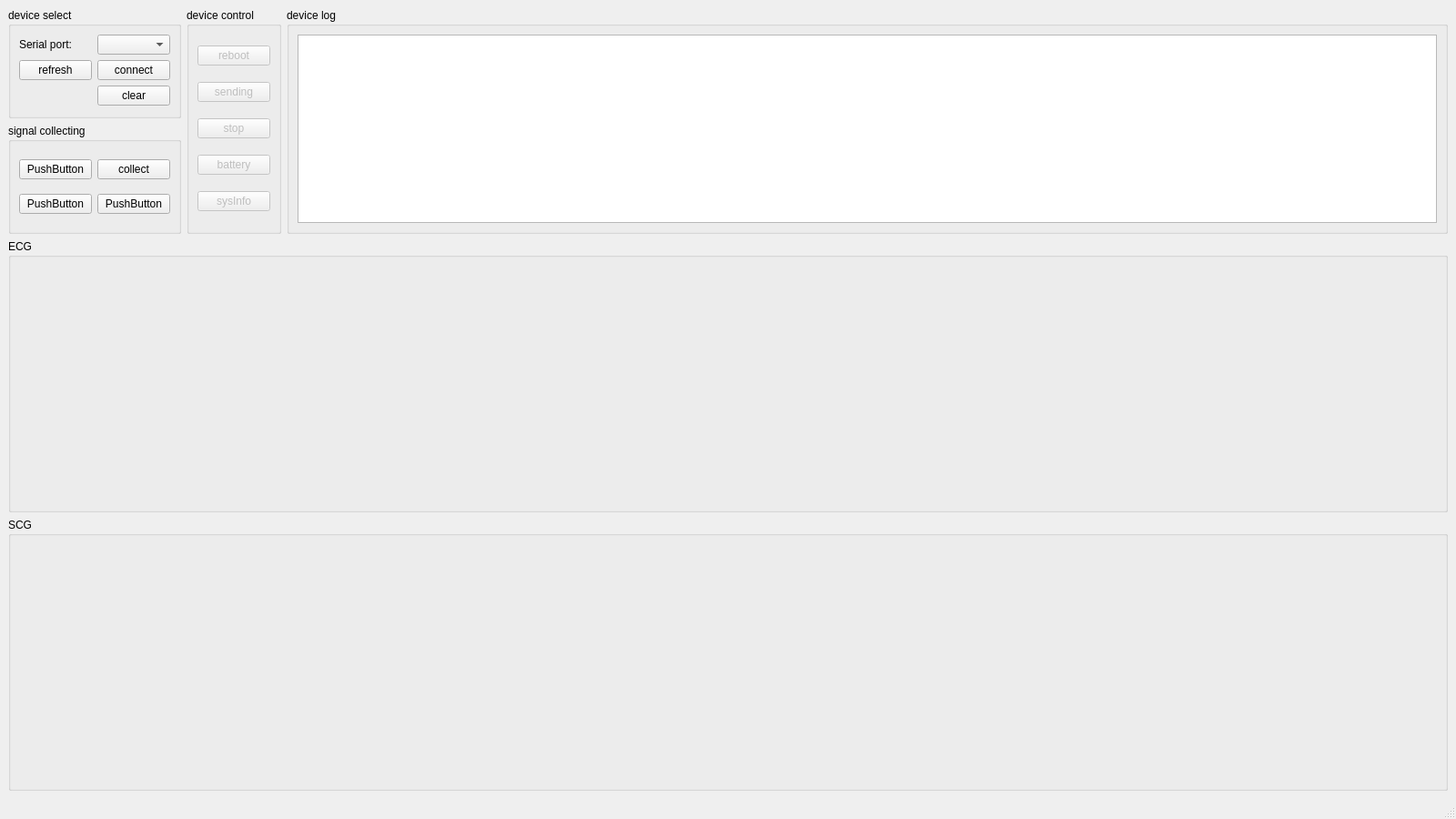
<?xml version="1.0" encoding="UTF-8"?>
<ui version="4.0">
 <class>MainWindow</class>
 <widget class="QMainWindow" name="MainWindow">
  <property name="geometry">
   <rect>
    <x>0</x>
    <y>0</y>
    <width>1600</width>
    <height>900</height>
   </rect>
  </property>
  <property name="windowTitle">
   <string>MainWindow</string>
  </property>
  <widget class="QWidget" name="centralwidget">
   <layout class="QVBoxLayout" name="verticalLayout_6">
    <item>
     <layout class="QHBoxLayout" name="horizontalLayout">
      <item>
       <layout class="QVBoxLayout" name="verticalLayout_5">
        <item>
         <widget class="QGroupBox" name="groupBox_4">
          <property name="title">
           <string>device select</string>
          </property>
          <layout class="QGridLayout" name="gridLayout">
           <item row="1" column="1">
            <widget class="QPushButton" name="connectPushButton">
             <property name="text">
              <string>connect</string>
             </property>
            </widget>
           </item>
           <item row="0" column="1">
            <widget class="QComboBox" name="deviceComboBox"/>
           </item>
           <item row="0" column="0">
            <widget class="QLabel" name="label">
             <property name="text">
              <string>Serial port:</string>
             </property>
            </widget>
           </item>
           <item row="1" column="0">
            <widget class="QPushButton" name="refreshPushButton">
             <property name="text">
              <string>refresh</string>
             </property>
            </widget>
           </item>
           <item row="2" column="1">
            <widget class="QPushButton" name="clearPushButton">
             <property name="text">
              <string>clear</string>
             </property>
            </widget>
           </item>
          </layout>
         </widget>
        </item>
        <item>
         <widget class="QGroupBox" name="groupBox_5">
          <property name="title">
           <string>signal collecting</string>
          </property>
          <layout class="QGridLayout" name="gridLayout_2">
           <item row="1" column="0">
            <widget class="QPushButton" name="pushButton">
             <property name="text">
              <string>PushButton</string>
             </property>
            </widget>
           </item>
           <item row="1" column="1">
            <widget class="QPushButton" name="collectPushButton">
             <property name="text">
              <string>collect</string>
             </property>
            </widget>
           </item>
           <item row="2" column="0">
            <widget class="QPushButton" name="pushButton_2">
             <property name="text">
              <string>PushButton</string>
             </property>
            </widget>
           </item>
           <item row="2" column="1">
            <widget class="QPushButton" name="pushButton_3">
             <property name="text">
              <string>PushButton</string>
             </property>
            </widget>
           </item>
          </layout>
         </widget>
        </item>
       </layout>
      </item>
      <item>
       <widget class="QGroupBox" name="groupBox_3">
        <property name="title">
         <string>device control</string>
        </property>
        <layout class="QVBoxLayout" name="verticalLayout">
         <item>
          <widget class="QPushButton" name="rebootPushButton">
           <property name="enabled">
            <bool>false</bool>
           </property>
           <property name="text">
            <string>reboot</string>
           </property>
          </widget>
         </item>
         <item>
          <widget class="QPushButton" name="sendingPushButton">
           <property name="enabled">
            <bool>false</bool>
           </property>
           <property name="text">
            <string>sending</string>
           </property>
          </widget>
         </item>
         <item>
          <widget class="QPushButton" name="stopPushButton">
           <property name="enabled">
            <bool>false</bool>
           </property>
           <property name="text">
            <string>stop</string>
           </property>
          </widget>
         </item>
         <item>
          <widget class="QPushButton" name="batteryPushButton">
           <property name="enabled">
            <bool>false</bool>
           </property>
           <property name="text">
            <string>battery</string>
           </property>
          </widget>
         </item>
         <item>
          <widget class="QPushButton" name="sysInfoPushButton">
           <property name="enabled">
            <bool>false</bool>
           </property>
           <property name="text">
            <string>sysInfo</string>
           </property>
          </widget>
         </item>
        </layout>
       </widget>
      </item>
      <item>
       <widget class="QGroupBox" name="groupBox_6">
        <property name="title">
         <string>device log</string>
        </property>
        <layout class="QHBoxLayout" name="horizontalLayout_2">
         <item>
          <widget class="QTextBrowser" name="textBrowser"/>
         </item>
        </layout>
       </widget>
      </item>
     </layout>
    </item>
    <item>
     <layout class="QVBoxLayout" name="verticalLayout_4">
      <item>
       <widget class="QGroupBox" name="groupBox">
        <property name="minimumSize">
         <size>
          <width>0</width>
          <height>300</height>
         </size>
        </property>
        <property name="title">
         <string>ECG</string>
        </property>
        <layout class="QVBoxLayout" name="verticalLayout_2">
         <item>
          <widget class="QChartView" name="m_ecgChartView" native="true"/>
         </item>
        </layout>
       </widget>
      </item>
      <item>
       <widget class="QGroupBox" name="groupBox_2">
        <property name="minimumSize">
         <size>
          <width>0</width>
          <height>300</height>
         </size>
        </property>
        <property name="title">
         <string>SCG</string>
        </property>
        <layout class="QVBoxLayout" name="verticalLayout_3">
         <item>
          <widget class="QChartView" name="m_scgChartView" native="true"/>
         </item>
        </layout>
       </widget>
      </item>
     </layout>
    </item>
   </layout>
  </widget>
  <widget class="QMenuBar" name="menubar">
   <property name="geometry">
    <rect>
     <x>0</x>
     <y>0</y>
     <width>1600</width>
     <height>21</height>
    </rect>
   </property>
  </widget>
  <widget class="QStatusBar" name="statusbar"/>
 </widget>
 <customwidgets>
  <customwidget>
   <class>QChartView</class>
   <extends>QWidget</extends>
   <header>qchartview.h</header>
   <container>1</container>
  </customwidget>
 </customwidgets>
 <resources/>
 <connections/>
</ui>
